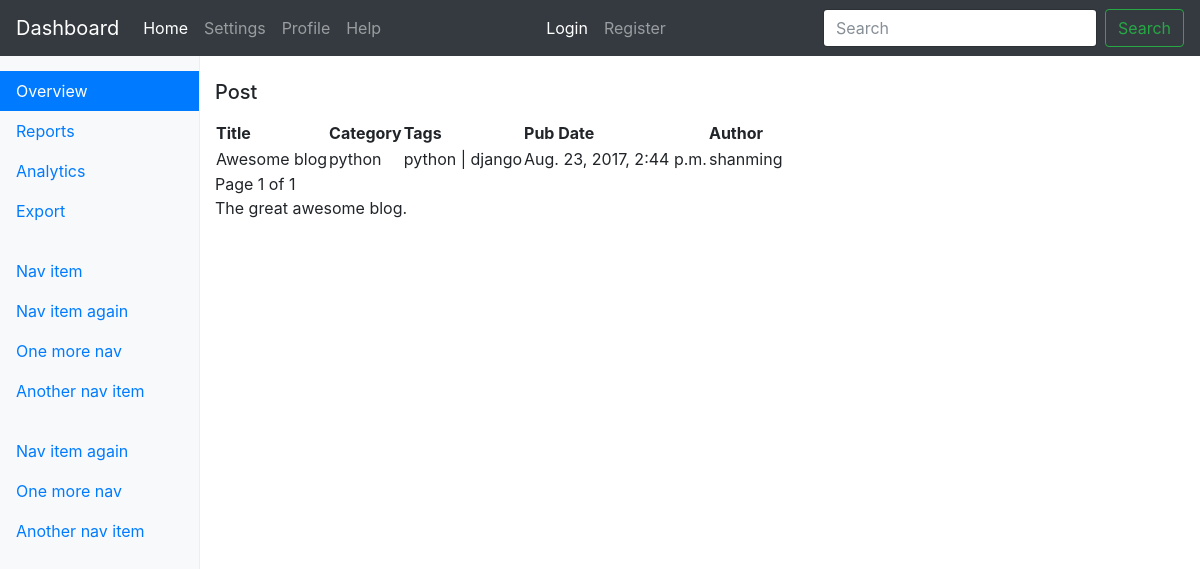
/blog/, run on an earlier commit of the app's database.
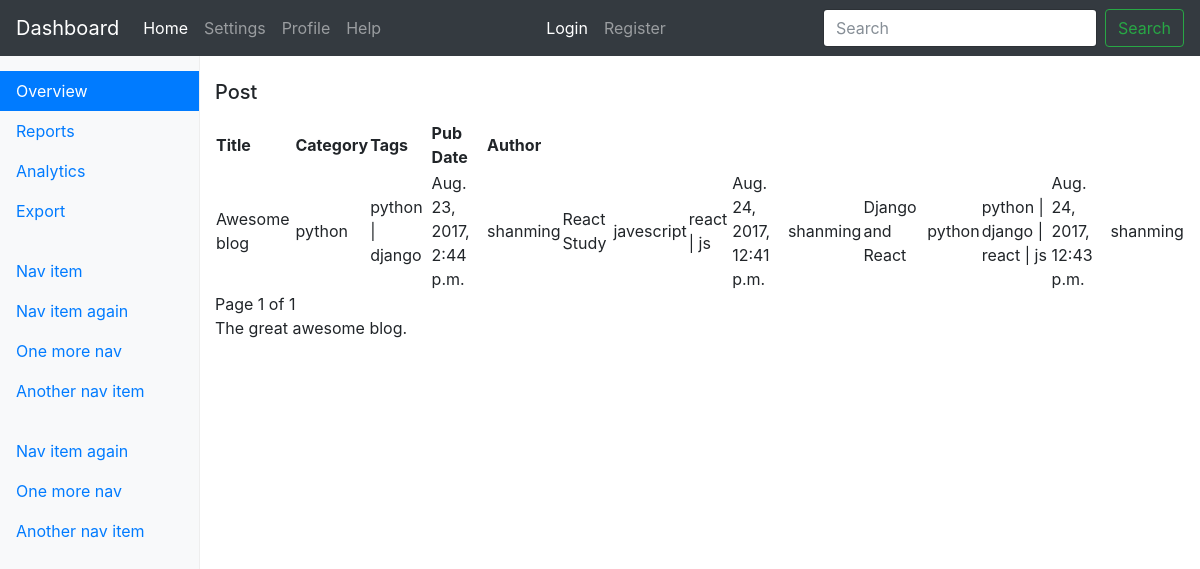
And on a later commit of the database.
### blog/models.py (models this page shows, shortened)
class Post(models.Model):
    title = models.CharField(max_length=200)
    content = models.TextField()
    pub_date = models.DateTimeField(auto_now_add=True)
    category = models.ForeignKey(Category)
    tags = models.ManyToManyField(Tag)
    author = models.ForeignKey(Author, blank=True)
    class Meta:
        verbose_name = "Post"
        verbose_name_plural = "Posts"

class Category(models.Model):
    name = models.CharField(max_length=100, unique=True)
    slug = models.SlugField(max_length=100, unique=True)
    author = models.ForeignKey(Author, blank=True)
    class Meta:
        verbose_name = "Category"
        verbose_name_plural = "Categories"
    def __str__(self):
        return self.name

class Tag(models.Model):
    name = models.CharField(max_length=100, unique=True)
    slug = models.SlugField(max_length=100, unique=True)
    author = models.ForeignKey(Author, blank=True)
    class Meta:
        verbose_name = 'Tag'
        verbose_name_plural = 'Tags'
    def __str__(self):
        return self.name

class Author(models.Model):
    user = models.OneToOneField(User)
    phone = models.IntegerField(default=1, blank=True)
    activation_key = models.CharField(default=1, max_length=255)
    email_validated = models.BooleanField(default=False)
    class Meta:
        verbose_name = "Author"
        verbose_name_plural = "Authors"

### blog/views.py (the view)
def post_list(request, json=False):
    posts = blog_models.Post.objects.all()
    posts = helpers.pg_records(request, posts)
    if json:
        data = [post.json() for post in posts]
        return JsonResponse(data, safe=False)
    return render(request, 'blog/post_list.html', {"posts": posts})

### awesome_blog/helpers.py (called while the page is built)
def pg_records(request, all_list, num=10):
    page = request.GET.get('page', 1)
    paginator = Paginator(all_list, num)
    try:
        records = paginator.page(page)
    except PageNotAnInteger:
        records = paginator.page(1)
    except EmptyPage:
        records = paginator.page(paginator.num_pages)
    return records

### blog/templates/blog/post_list.html (shortened to what this page needs)
{% extends 'blog/base.html' %}
{% block main %}
    <h3 class="navbar-brand">Post</h3>
    {% if posts %}
        <table>
            <tr>
                <th>Title</th>
                <th>Category</th>
                <th>Tags</th>
                <th>Pub Date</th>
                <th>Author</th>
            </tr>
            {% for post in posts %}
                {% include 'blog/post_info.html' %}
            {% endfor %}
        </table>
    {% else %}
        No Posts
    {% endif %}
{% endblock %}

### blog/templates/blog/base.html (shortened to what this page needs)
{% extends "base.html" %}
{% block footer %}
    {% if posts %}
        <span>Page {{ posts.number }} of {{ posts.paginator.num_pages }}</span>
    {% endif %}
    {{ block.super }}
{% endblock %}

### templates/base.html (shortened to what this page needs)
<!DOCTYPE html>
<html lang="en">
<head>
    {% load static %}
    <link href="{% static "css/bootstrap.min.css" %}" rel="stylesheet">
    <link href="{% static "css/dashboard.css" %}" rel="stylesheet">
</head>
<body>
<nav class="navbar navbar-expand-md navbar-dark fixed-top bg-dark">
    {% block bar %}
        <a class="navbar-brand" href="{% url 'dashboard' %}">Dashboard</a>
        <div class="collapse navbar-collapse" id="navbarsExampleDefault">
            <ul class="navbar-nav mr-auto">
                <li class="nav-item active">
                    <a class="nav-link" href="#">Home <span class="sr-only">(current)</span></a>
                </li>
                <li class="nav-item">
                    <a class="nav-link" href="#">Settings</a>
                </li>
                <li class="nav-item">
                    <a class="nav-link" href="{% url 'profile' %}">Profile</a>
                </li>
                <li class="nav-item">
                    <a class="nav-link" href="{% url 'help' %}">Help</a>
                </li>
            </ul>
            <ul class="navbar-nav mr-auto">
                {% if request.user.is_authenticated %}
                    <li class="nav-item">
                        <a class="nav-link" href="{% url 'profile' %}">{{ request.user.username }}</a>
                    </li>
                    <li class="nav-item">
                        <a class="nav-link" href="{% url 'logout' %}">Logout</a>
                    </li>
                {% else %}
                    <li class="nav-item  active">
                        <a class="nav-link" href="{% url 'login' %}">Login</a>
                    </li>
                    <li class="nav-item">
                        <a class="nav-link" href="{% url 'register' %}">Register</a>
                    </li>
                {% endif %}
            </ul>
            <form class="form-inline mt-2 mt-md-0">
                <input class="form-control mr-sm-2" type="text" placeholder="Search" aria-label="Search">
                <button class="btn btn-outline-success my-2 my-sm-0" type="submit">Search</button>
            </form>
        </div>
    {% endblock bar %}
</nav>
<div class="container-fluid">
    <div class="row">
        {% block container %}
            {% block nav %}
                <nav class="col-sm-3 col-md-2 d-none d-sm-block bg-light sidebar">
                    <ul class="nav nav-pills flex-column">
                        <li class="nav-item">
                            <a class="nav-link active" href="#">Overview <span class="sr-only">(current)</span></a>
                        </li>
                        <li class="nav-item">
                            <a class="nav-link" href="#">Reports</a>
                        </li>
                        <li class="nav-item">
                            <a class="nav-link" href="#">Analytics</a>
                        </li>
                        <li class="nav-item">
                            <a class="nav-link" href="#">Export</a>
                        </li>
                    </ul>
                    <ul class="nav nav-pills flex-column">
                        <li class="nav-item">
                            <a class="nav-link" href="#">Nav item</a>
                        </li>
                        <li class="nav-item">
                            <a class="nav-link" href="#">Nav item again</a>
                        </li>
                        <li class="nav-item">
                            <a class="nav-link" href="#">One more nav</a>
                        </li>
                        <li class="nav-item">
                            <a class="nav-link" href="#">Another nav item</a>
                        </li>
                    </ul>
                    <ul class="nav nav-pills flex-column">
                        <li class="nav-item">
                            <a class="nav-link" href="#">Nav item again</a>
                        </li>
                        <li class="nav-item">
                            <a class="nav-link" href="#">One more nav</a>
                        </li>
                        <li class="nav-item">
                            <a class="nav-link" href="#">Another nav item</a>
                        </li>
                    </ul>
                </nav>
            {% endblock nav %}
            <main class="col-sm-9 ml-sm-auto col-md-10 pt-3" role="main">
                {% block main %}{% endblock main %}
                {% block footer %}
                    <p class="footer">The great awesome blog.</p>
                {% endblock %}
            </main>
        {% endblock container %}
    </div>
</div>
</body>
</html>

### blog/templates/blog/post_info.html (shortened to what this page needs)
<td>{{ post.title }}</td>
<td>{{ post.category }}</td>
<td>
    {% for tag in post.tags.all %}
        {{ tag }}
        {% if not forloop.last %}
            |
        {% endif %}
    {% empty %}
        None
    {% endfor %}
</td>
<td>{{ post.pub_date }}</td>
<td>{{ post.author.user.username }}</td>

### static/css/dashboard.css (style rules this page uses)
body { padding-top: 3.5rem; }
.sidebar { position: fixed; top: 51px; bottom: 0; left: 0; z-index: 1000; padding: 20px; overflow-x: hidden; overflow-y: auto; border-right: 1px solid #eee; }
.sidebar { padding-left: 0; padding-right: 0; }
.sidebar .nav { margin-bottom: 20px; }
.sidebar .nav-item { width: 100%; }
.sidebar .nav-item + .nav-item { margin-left: 0; }
.sidebar .nav-link { border-radius: 0; }

What changed in the data, as far as the page shows it:
added Post: title "React Study", category "javescript", pub_date "Aug. 24, 2017, 12:41 p.m.", author.user.username "shanming"
added Tag: name "react"
added Tag: name "js"
added Post: title "Django and React", category "python", pub_date "Aug. 24, 2017, 12:43 p.m.", author.user.username "shanming", Tag (name "python"), Tag (name "django")
